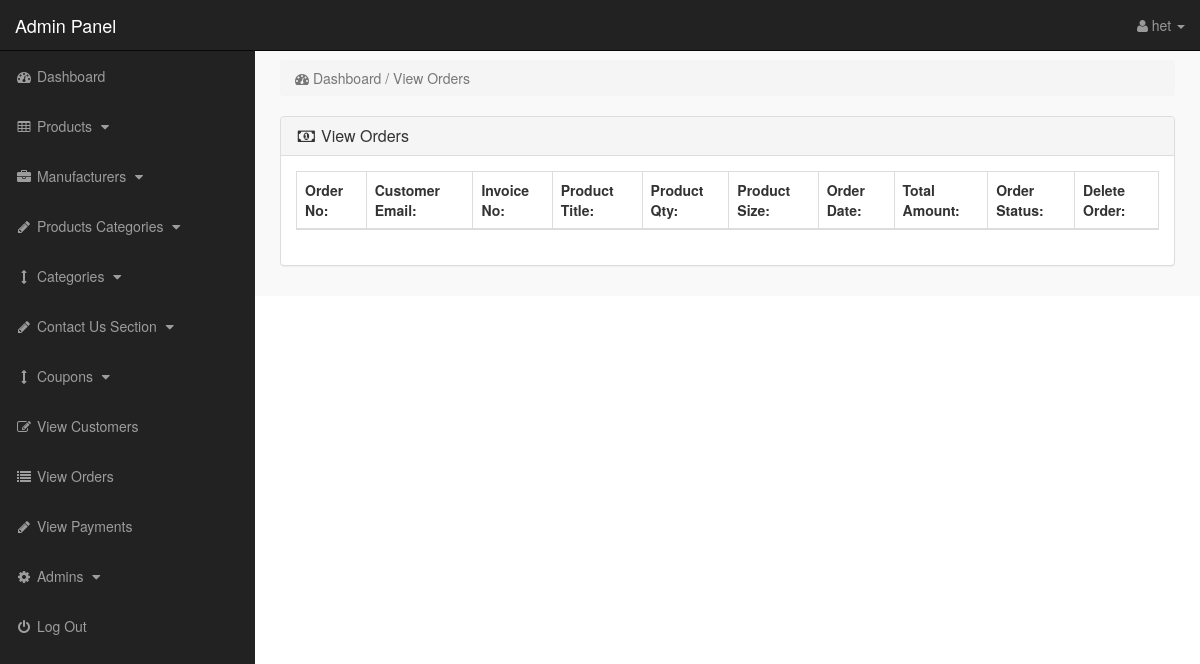
Before: /admin/index.php?view_orders (signed in) with the older database file.
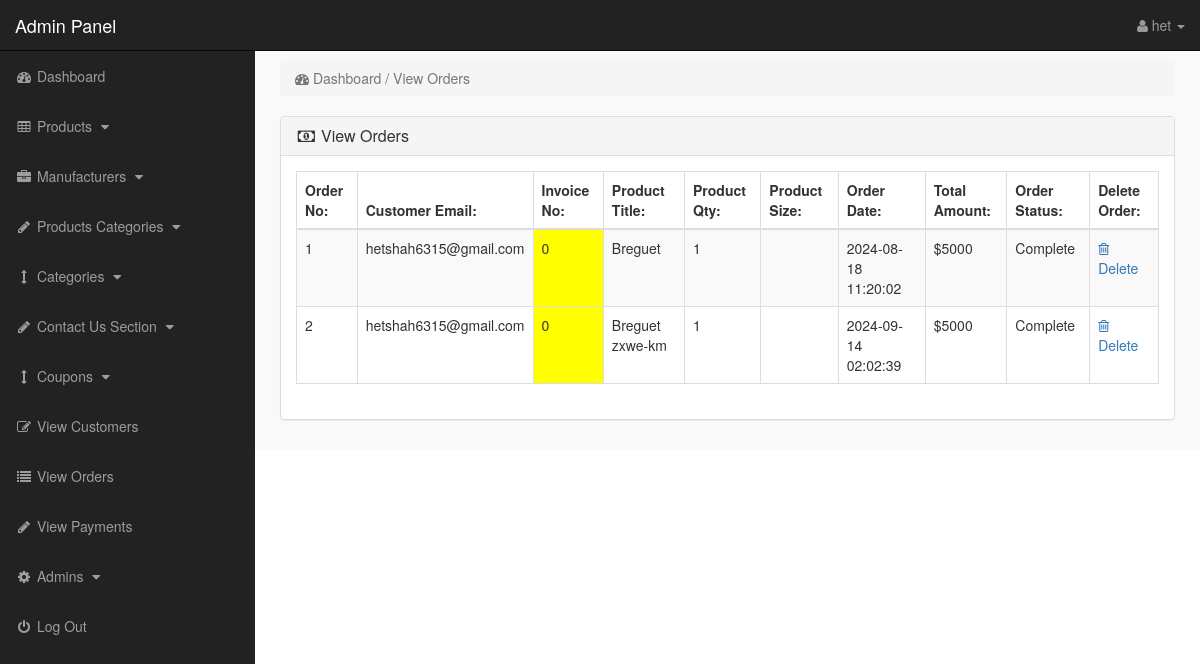
After: the same page with the newer database file.
### tables this page shows
CREATE TABLE `pending_orders` (
  `order_id` int(10) NOT NULL,
  `customer_id` int(10) NOT NULL,
  `invoice_no` int(10) NOT NULL,
  `product_id` text NOT NULL,
  `qty` int(10) NOT NULL,
  `size` text NOT NULL,
  `order_status` text NOT NULL
);

CREATE TABLE `customers` (
  `customer_id` int(10) NOT NULL,
  `customer_name` varchar(255) NOT NULL,
  `customer_email` varchar(255) NOT NULL,
  `customer_pass` varchar(255) NOT NULL,
  `customer_country` text NOT NULL,
  `customer_city` text NOT NULL,
  `customer_contact` varchar(255) NOT NULL,
  `customer_address` text NOT NULL,
  `customer_image` text NOT NULL,
  `customer_ip` varchar(255) NOT NULL,
  `customer_confirm_code` text NOT NULL
);

CREATE TABLE `products` (
  `product_id` int(10) NOT NULL,
  `p_cat_id` int(10) NOT NULL,
  `cat_id` int(10) NOT NULL,
  `manufacturer_id` int(10) NOT NULL,
  `date` timestamp NOT NULL DEFAULT current_timestamp() ON UPDATE current_timestamp(),
  `product_title` text NOT NULL,
  `product_url` text NOT NULL,
  `product_img1` text NOT NULL,
  `product_img2` text NOT NULL,
  `product_img3` text NOT NULL,
  `product_img4` text NOT NULL,
  `product_img5` text NOT NULL,
  `product_price` int(10) NOT NULL,
  `product_psp_price` int(100) NOT NULL,
  `product_desc` text NOT NULL,
  `product_features` text NOT NULL,
  `product_video` text NOT NULL,
  `product_keywords` text NOT NULL,
  `product_label` text NOT NULL,
  `status` varchar(255) NOT NULL
);

CREATE TABLE `customer_orders` (
  `order_id` int(10) NOT NULL,
  `customer_id` int(10) NOT NULL,
  `due_amount` int(100) NOT NULL,
  `invoice_no` int(100) NOT NULL,
  `qty` int(10) NOT NULL,
  `size` text NOT NULL,
  `order_date` timestamp NOT NULL DEFAULT current_timestamp() ON UPDATE current_timestamp(),
  `order_status` text NOT NULL
);

### admin/view_orders.php (the view)
<?php
if(!isset($_SESSION['admin_email'])){
echo "<script>window.open('login.php','_self')</script>";
}
else {
?>
<div class="row">
<div class="col-lg-12">
<ol class="breadcrumb">
<li class="active">
<i class="fa fa-dashboard"></i> Dashboard / View Orders
</li>
</ol>
</div>
</div>
<div class="row">
<div class="col-lg-12">
<div class="panel panel-default">
<div class="panel-heading">
<h3 class="panel-title">
<i class="fa fa-money fa-fw"></i> View Orders
</h3>
</div>
<div class="panel-body">
<div class="table-responsive">
<table class="table table-bordered table-hover table-striped">
<thead>
<tr>
<th>Order No:</th>
<th>Customer Email:</th>
<th>Invoice No:</th>
<th>Product Title:</th>
<th>Product Qty:</th>
<th>Product Size:</th>
<th>Order Date:</th>
<th>Total Amount:</th>
<th>Order Status:</th>
<th>Delete Order:</th>
</tr>
</thead>
<tbody>
<?php
$i = 0;
$get_orders = "select * from pending_orders";
$run_orders = mysqli_query($con,$get_orders);
while ($row_orders = mysqli_fetch_array($run_orders)) {
$order_id = $row_orders['order_id'];
$c_id = $row_orders['customer_id'];
$invoice_no = $row_orders['invoice_no'];
$product_id = $row_orders['product_id'];
$qty = $row_orders['qty'];
$size = $row_orders['size'];
$order_status = $row_orders['order_status'];
$get_products = "select * from products where product_id='$product_id'";
$run_products = mysqli_query($con,$get_products);
$row_products = mysqli_fetch_array($run_products);
$product_title = $row_products['product_title'];
$i++;
?>
<tr>
<td><?php echo $i; ?></td>
<td>
<?php
$get_customer = "select * from customers where customer_id='$c_id'";
$run_customer = mysqli_query($con,$get_customer);
$row_customer = mysqli_fetch_array($run_customer);
$customer_email = $row_customer['customer_email'];
echo $customer_email;
 ?>
 </td>
<td bgcolor="yellow" ><?php echo $invoice_no; ?></td>
<td><?php echo $product_title; ?></td>
<td><?php echo $qty; ?></td>
<td><?php echo $size; ?></td>
<td>
<?php
$get_customer_order = "select * from customer_orders where order_id='$order_id'";
$run_customer_order = mysqli_query($con,$get_customer_order);
$row_customer_order = mysqli_fetch_array($run_customer_order);
$order_date = $row_customer_order['order_date'];
$due_amount = $row_customer_order['due_amount'];
echo $order_date;
?>
</td>
<td>$<?php echo $due_amount; ?></td>
<td>
<?php
if($order_status=='pending'){
echo $order_status='pending';
}
else{
echo $order_status='Complete';
}
?>
</td>
<td>
<a href="index.php?order_delete=<?php echo $order_id; ?>" >
<i class="fa fa-trash-o" ></i> Delete
</a>
</td>
</tr>
<?php } ?>
</tbody>
</table>
</div>
</div>
</div>
</div>
</div>
<?php } ?>

### admin/index.php (shortened to what this page needs)
<?php
include ("includes/db.php");
if (!isset($_SESSION['admin_email'])) {
    echo "<script>window.open('../login.php','_self')</script>";
} else {
    ?>
    <?php
    $admin_session = $_SESSION['admin_email'];
    $get_admin = "select * from admins  where admin_email='$admin_session'";
    $run_admin = mysqli_query($con, $get_admin);
    $row_admin = mysqli_fetch_array($run_admin);
    $admin_name = $row_admin['admin_name'];
    ?>
    <!DOCTYPE html>
    <html>
    <head>
        <link href="css/bootstrap.min.css" rel="stylesheet">
        <link href="css/style.css" rel="stylesheet">
        <link href="font-awesome/css/font-awesome.min.css" rel="stylesheet">
    </head>
    <body>
        <div id="wrapper">
            <?php include ("includes/sidebar.php"); ?>
            <div id="page-wrapper">
                <div class="container-fluid">
                    <?php
                    if (isset($_GET['view_orders'])) {
                        include ("view_orders.php");
                    }
                    ?>
                </div>
            </div>
        </div>
    </body>
    </html>
<?php } ?>

### admin/includes/sidebar.php (shortened to what this page needs)
<?php
if (!isset($_SESSION['admin_email'])) {
    echo "<script>window.open('login.php','_self')</script>";
} else {
?>
    <nav class="navbar navbar-inverse navbar-fixed-top">
        <div class="navbar-header">
            <a class="navbar-brand" href="index.php?dashboard">Admin Panel</a>
        </div>
        <ul class="nav navbar-right top-nav">
            <li class="dropdown">
                <a href="#" class="dropdown-toggle" data-toggle="dropdown">
                    <i class="fa fa-user"></i>
                    <?php echo $admin_name; ?> <b class="caret"></b>
                </a>
            </li>
        </ul>
        <div class="collapse navbar-collapse navbar-ex1-collapse">
            <ul class="nav navbar-nav side-nav">
                <li>
                    <a href="index.php?dashboard">
                        <i class="fa fa-fw fa-dashboard"></i> Dashboard
                    </a>
                </li>
                <li>
                    <a href="#" data-toggle="collapse" data-target="#products">
                        <i class="fa fa-fw fa-table"></i> Products
                        <i class="fa fa-fw fa-caret-down"></i>
                    </a>
                </li>
                <li>
                    <a href="#" data-toggle="collapse" data-target="#manufacturers">
                        <i class="fa fa-fw fa-briefcase"></i> Manufacturers
                        <i class="fa fa-fw fa-caret-down"></i>
                    </a>
                </li>
                <li>
                    <a href="#" data-toggle="collapse" data-target="#p_cat">
                        <i class="fa fa-fw fa-pencil"></i> Products Categories
                        <i class="fa fa-fw fa-caret-down"></i>
                    </a>
                </li>
                <li>
                    <a href="#" data-toggle="collapse" data-target="#cat">
                        <i class="fa fa-fw fa-arrows-v"></i> Categories
                        <i class="fa fa-fw fa-caret-down"></i>
                    </a>
                </li>
                <li>
                    <a href="#" data-toggle="collapse" data-target="#contact_us">
                        <i class="fa fa-fw fa-pencil"> </i> Contact Us Section
                        <i class="fa fa-fw fa-caret-down"></i>
                    </a>
                </li>
                <li>
                    <a href="#" data-toggle="collapse" data-target="#coupons">
                        <i class="fa fa-fw fa-arrows-v"></i> Coupons
                        <i class="fa fa-fw fa-caret-down"></i>
                    </a>
                </li>
                <li>
                    <a href="index.php?view_customers">
                        <i class="fa fa-fw fa-edit"></i> View Customers
                    </a>
                </li>
                <li>
                    <a href="index.php?view_orders">
                        <i class="fa fa-fw fa-list"></i> View Orders
                    </a>
                </li>
                <li>
                    <a href="index.php?view_payments">
                        <i class="fa fa-fw fa-pencil"></i> View Payments
                    </a>
                </li>
                <li>
                    <a href="#" data-toggle="collapse" data-target="#users">
                        <i class="fa fa-fw fa-gear"></i> Admins
                        <i class="fa fa-fw fa-caret-down"></i>
                    </a>
                </li>
                <li>
                    <a href="logout.php">
                        <i class="fa fa-fw fa-power-off"></i> Log Out
                    </a>
                </li>
            </ul>
        </div>
    </nav>
<?php } ?>

### admin/css/style.css (style rules this page uses)
body { margin-top:100px; }
@media (min-width: 768px) { body { margin-top:50px; } }
#wrapper { padding-left:0; }
#page-wrapper { width:100%; padding:0; background-color:#F9F9F9; }
@media (min-width: 768px) { #wrapper { padding-left:255px; } }
@media (min-width: 768px) { #page-wrapper { padding:10px; } }
.top-nav { padding:0 15px; }
.top-nav>li { display:inline-block; float:left; }
.top-nav>li>a { padding-top:15px; padding-bottom:15px; line-height:20px; color:#999; }
@media (min-width: 768px) { .side-nav { position:fixed; top:51px; width:255px; border-radius:0; overflow-y:auto; background-color: #222; bottom:0; overflow-x:hidden; padding-bottom:40px; } }
@media (min-width: 768px) { .side-nav>li>a { width:255px; } }
.panel-body { border-radius:5px; }

Changed rows visible on the page:
added pending_orders: customer.customer_email "hetshah6315@gmail.com", invoice_no "0", product.product_title "Breguet", qty "1", customer_orders.order_date "2024-08-18 11:20:02", customer_orders.due_amount "5000"
added pending_orders: customer.customer_email "hetshah6315@gmail.com", invoice_no "0", product.product_title "Breguet zxwe-km", qty "1", customer_orders.order_date "2024-09-14 02:02:39", customer_orders.due_amount "5000"
